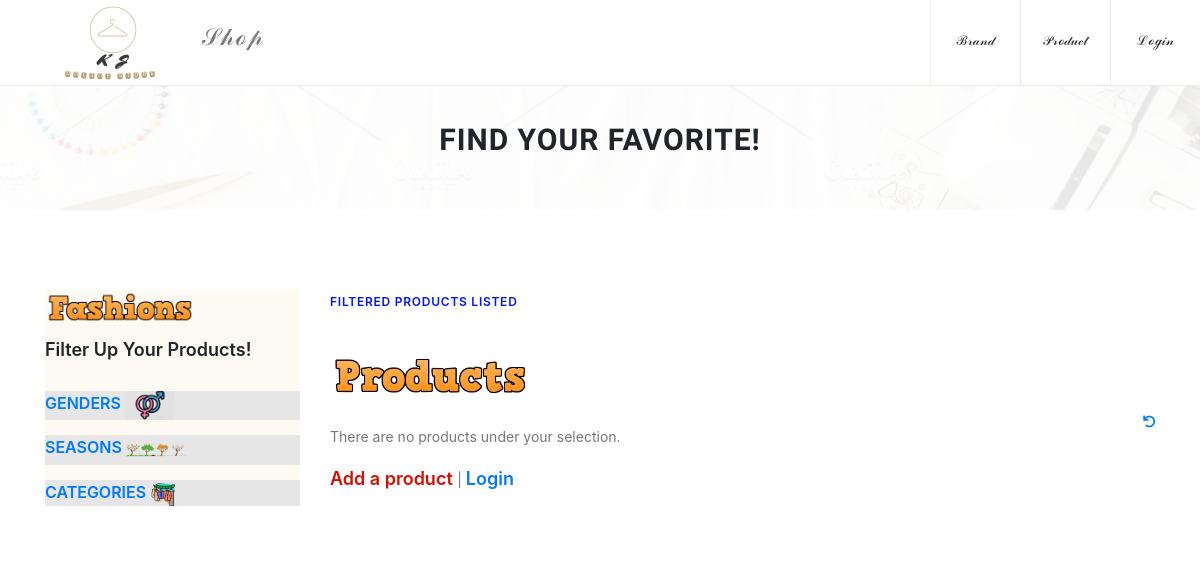
/product/0/1/0, run on an earlier commit of the app's database.
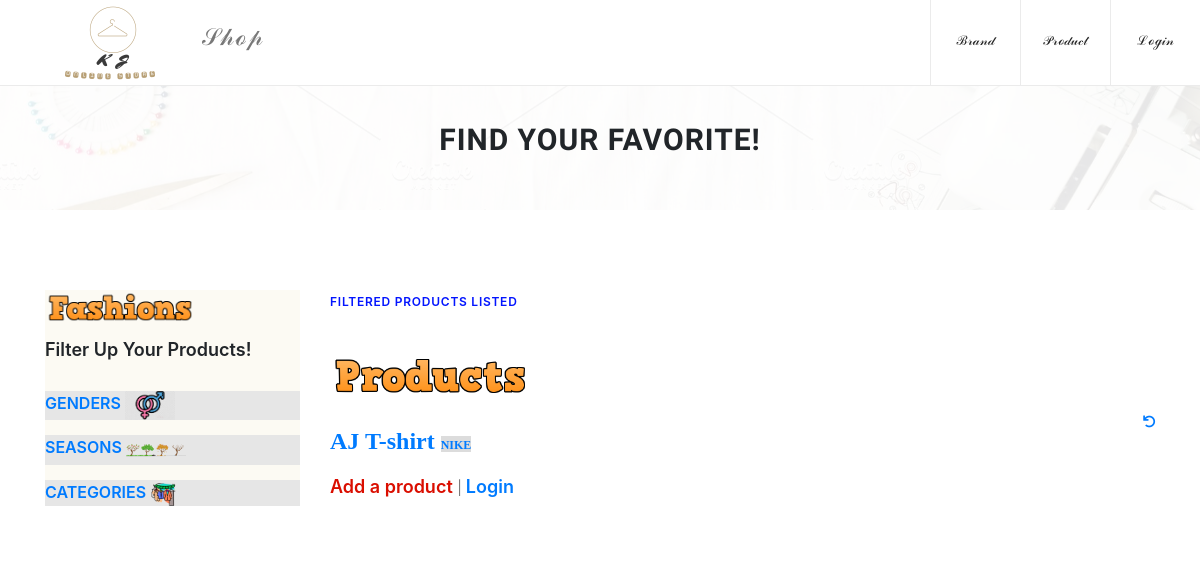
And on a later commit of the database.
### fashions/models.py (models this page shows, shortened)
class Product(models.Model) :
    name = models.CharField(
            max_length=200,
            validators=[MinLengthValidator(2, "Title must be greater than 2 characters")]
    )
    description = models.TextField(
        validators=[MinLengthValidator(3, "Description must be greater than 3 characters")]
    )
    comments = models.ManyToManyField(settings.AUTH_USER_MODEL,
        through='CommentRating', related_name='CommentRatings_owned')
    sales = models.PositiveIntegerField(default=0)
    price = models.DecimalField(max_digits=7, decimal_places=2, null=True)
    brand = models.ForeignKey(Brand, on_delete=models.CASCADE)
    gender = models.ForeignKey(Gender, on_delete=models.CASCADE)
    season = models.ForeignKey(Season, on_delete=models.CASCADE)
    categories = models.ManyToManyField(Category, help_text='Choose the categories this product has')
    created_at = models.DateTimeField(auto_now_add=True)
    updated_at = models.DateTimeField(auto_now=True)

class Brand(models.Model) :
    name = models.CharField(
            max_length=200,
            validators=[MinLengthValidator(2, "Title must be greater than 2 characters")]
    )
    description = models.TextField(
        validators=[MinLengthValidator(3, "Description must be greater than 3 characters")]
    )
    owner = models.ForeignKey(settings.AUTH_USER_MODEL, on_delete=models.CASCADE)
    nation = models.ForeignKey(Nation, on_delete=models.CASCADE, null=True)
    categories = models.ManyToManyField(Category, help_text='Choose the categories this brand have')
    genders = models.ManyToManyField(Gender, help_text='Choose the target genders this brand have')
    created_at = models.DateTimeField(auto_now_add=True)
    updated_at = models.DateTimeField(auto_now=True)
    picture = models.BinaryField(null=True, editable=True, blank=True)
    content_type = models.CharField(max_length=256, null=True, help_text='The MIMEType of the file')

### fashions/views.py (the view)
# urls.py: path('product/<int:category_pk>/<int:gender_pk>/<int:season_pk>', views.FilteredProductView.as_view(), name='filteredproduct'),
class FilteredProductView(OwnerListView):
    model = Product
    template_name = "fashions/filtered_product_list.html"
    def get(self, request, category_pk, gender_pk, season_pk):
        if(category_pk != 0):
            category = Category.objects.get(id=category_pk)
        if(gender_pk != 0):
            gender = Gender.objects.get(id=gender_pk)
        if(season_pk != 0):
            season = Season.objects.get(id=season_pk)
        if(gender_pk == 0 and season_pk == 0):
            products = Product.objects.filter(categories=category).order_by('-updated_at')
        elif(category_pk == 0 and season_pk == 0):
            products = Product.objects.filter(gender=gender).order_by('-updated_at')
        elif(category_pk == 0 and gender_pk == 0):
            products = Product.objects.filter(season=season).order_by('-updated_at')
        else:
            products = Product.objects.filter(categories=category, genders=gender, season=season).order_by('-updated_at')
        gender_list = Gender.objects.all()
        season_list = Season.objects.all()
        category_list = Category.objects.all()
        context = { 'products' : products, 'gender_list': gender_list, 'season_list' : season_list, 'category_list' : category_list}
        return render(request, self.template_name, context)

### home/context_processors.py (called while the page is built)
def settings(request):
    return {
        'settings': django_settings,
    }

### fashions/templates/fashions/filtered_product_list.html (shortened to what the changed rows need)
{% extends "fashions/base_menu.html" %}
{% load app_tags %}
{% load staticfiles %}
{% block navbar %}
            <div class="breadcumb_area bg-img" style="background-image: url({% static 'img/title_br.jpg' %});">
                <div class="container h-100">
                    <div class="row h-100 align-items-center">
                        <div class="col-12">
                            <div class="page-title text-center">
                                <h2>Find your favorite!</h2>
                            </div>
                        </div>
                    </div>
                </div>
            </div>
    <section class="shop_grid_area section-padding-80">
        <div class="container">
            <div class="row">
                <div class="col-12 col-md-8 col-lg-9">
                    <div class="shop_grid_product_area">
                        <br>
                            <p>
                            {% if products %}
                            <ul>
                              {% for product in products %}
                                <li>
                                        <li id="list4">
                                                <a href="{% url 'fashions:product_detail'  product.id %}"><font size="+2">{{ product.name }} </font></a> <span class = "prosbrand">
                                                          <a href="{% url 'fashions:brand_detail'  product.brand.id %}">{{product.brand.name}}</a></span>
                                        </li>
                              {% endfor %}
                            </ul>
                            {% else %}
                              <p>There are no products under your selection.</p>
                            {% endif %}
                            </p>
                    </div>
                </div>
            </div>
        </div>
    </section>
{% endblock %}

What changed in the data, as far as the page shows it:
added Product: name "AJ T-shirt", brand.name "NIKE"
Also different on the page:
text no longer shown: "There are no products under your selection."
